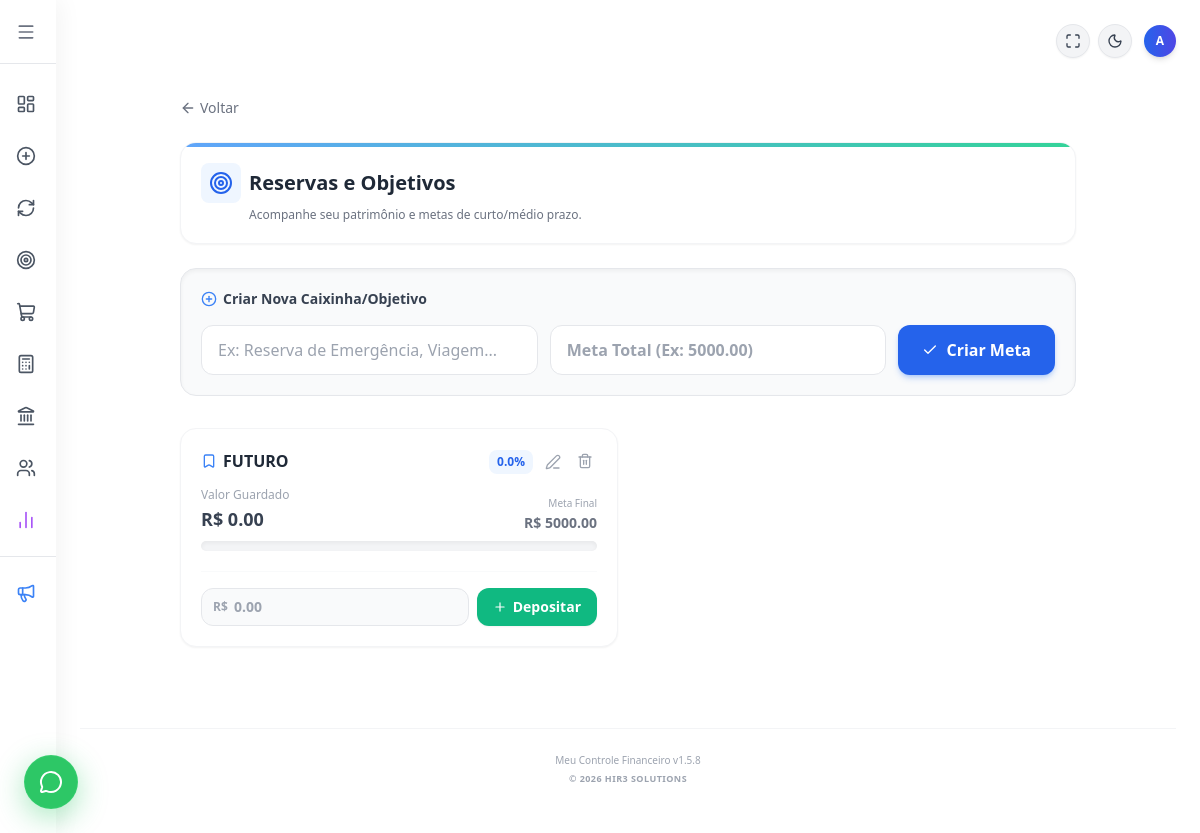
Page /reservas (signed in) on the committed database.
### tables this page shows
CREATE TABLE reservas (
            id INTEGER PRIMARY KEY AUTOINCREMENT,
            nome TEXT NOT NULL,
            meta REAL NOT NULL,
            guardado REAL DEFAULT 0
        , usuario_id INTEGER DEFAULT 1);

### flask_app.py (the view, shortened to what this page needs)
@app.route('/reservas', methods=['GET', 'POST'])
def reservas():
    if 'logado' not in session:
        return redirect(url_for('login'))
    user_id = session['user_id']
    conexao = sqlite3.connect('financas.db')
    conexao.row_factory = sqlite3.Row
    cursor = conexao.cursor()
    cursor.execute('SELECT * FROM reservas WHERE usuario_id = ? ORDER BY id DESC', (user_id,))
    lista_reservas = cursor.fetchall()
    conexao.close()
    return render_template('telas/reservas.html', reservas=lista_reservas)

### flask_app.py (called while the page is built)
@app.context_processor
def inject_global_vars():
    versao = "1.5.8"
    data_formatada = datetime.now().strftime('%B %Y').capitalize()
    return dict(
        versao_atual=versao,
        data_atual=data_formatada
    )

### templates/telas/reservas.html (shortened to what this page needs)
{% extends "base.html" %}
{% block content %}
<div class="max-w-4xl mx-auto mt-2 md:mt-4 px-3 md:px-0 pb-12">
    <a href="javascript:history.back()" class="flex items-center gap-1 text-gray-500 hover:text-blue-600 dark:text-gray-400 dark:hover:text-blue-400 mb-4 md:mb-6 transition-colors text-sm font-medium w-fit">
        <i data-lucide="arrow-left" class="w-4 h-4"></i>
        <span>Voltar </span>
    </a>
    <div class="flex flex-col md:flex-row justify-between items-start md:items-center gap-4 mb-5 md:mb-6 bg-white dark:bg-gray-800 p-4 md:p-5 rounded-2xl shadow-sm border border-gray-100 dark:border-gray-700 relative overflow-hidden">
        <div class="absolute top-0 left-0 w-full h-1 bg-gradient-to-r from-blue-400 to-emerald-400"></div>
        <div>
            <h2 class="text-lg md:text-xl font-black text-gray-800 dark:text-gray-100 flex items-center gap-2">
                <div class="p-1.5 md:p-2 bg-blue-50 dark:bg-blue-900/30 rounded-lg">
                    <i data-lucide="target" class="w-5 h-5 md:w-6 md:h-6 text-blue-600 dark:text-blue-400"></i>
                </div>
                Reservas e Objetivos
            </h2>
            <p class="text-[11px] md:text-xs font-medium text-gray-500 dark:text-gray-400 mt-1 ml-1 md:ml-12">Acompanhe seu patrimônio e metas de curto/médio prazo.</p>
        </div>
    </div>
    <div class="bg-gray-50 dark:bg-gray-900/50 p-4 md:p-5 rounded-2xl border border-gray-200 dark:border-gray-700 mb-6 md:mb-8 shadow-inner">
        <h3 class="text-xs md:text-sm font-bold mb-3 md:mb-4 text-gray-700 dark:text-gray-300 flex items-center gap-1.5">
            <i data-lucide="plus-circle" class="w-4 h-4 text-blue-500"></i> Criar Nova Caixinha/Objetivo
        </h3>
        <form action="/reservas" method="POST" class="flex flex-col md:flex-row gap-3">
            <div class="flex-1">
                <input type="text" name="nome" placeholder="Ex: Reserva de Emergência, Viagem..." required
                       class="w-full px-3 py-2 md:px-4 md:py-3 text-sm md:text-base bg-white dark:bg-gray-800 border border-gray-200 dark:border-gray-600 rounded-xl text-gray-800 dark:text-gray-100 focus:outline-none focus:ring-2 focus:ring-blue-500 transition-colors">
            </div>
            <div class="flex-1">
                <input type="number" step="0.01" name="meta" placeholder="Meta Total (Ex: 5000.00)" required
                       class="w-full px-3 py-2 md:px-4 md:py-3 text-sm md:text-base font-bold bg-white dark:bg-gray-800 border border-gray-200 dark:border-gray-600 rounded-xl text-gray-800 dark:text-gray-100 focus:outline-none focus:ring-2 focus:ring-blue-500 transition-colors">
            </div>
            <button type="submit" name="novo_objetivo" class="w-full md:w-auto bg-blue-600 text-white font-bold py-2.5 md:py-3 px-6 rounded-xl hover:bg-blue-700 transition-all shadow-md shadow-blue-500/30 whitespace-nowrap flex items-center justify-center gap-2 text-sm md:text-base">
                <i data-lucide="check" class="w-4 h-4"></i> Criar Meta
            </button>
        </form>
    </div>
    <div class="grid grid-cols-1 md:grid-cols-2 gap-4 md:gap-5">
        {% for reserva in reservas %}
            {% set porcentagem = 0 %}
            {% if reserva.meta > 0 %}
                {% set porcentagem = (reserva.guardado / reserva.meta * 100) | round(1) %}
            {% endif %}
            {% if porcentagem > 100 %}{% set porcentagem = 100 %}{% endif %}
            <div class="bg-white dark:bg-gray-800 p-4 md:p-5 rounded-2xl border border-gray-100 dark:border-gray-700 shadow-sm relative overflow-hidden group hover:border-blue-300 dark:hover:border-blue-700/50 transition-all">
                <div class="flex justify-between items-start mb-3">
                    <div class="pr-2 flex-1">
                        <h4 class="font-bold text-gray-800 dark:text-gray-100 text-sm md:text-base flex items-center gap-1.5 truncate" title="{{ reserva.nome }}">
                            <i data-lucide="bookmark" class="w-4 h-4 text-blue-500 shrink-0"></i> {{ reserva.nome }}
                        </h4>
                    </div>
                    <div class="flex items-center gap-2 shrink-0">
                        <span class="text-[10px] md:text-xs font-black px-2 py-1 {% if porcentagem == 100 %}bg-emerald-100 text-emerald-700 dark:bg-emerald-900/30 dark:text-emerald-400{% else %}bg-blue-50 text-blue-600 dark:bg-blue-900/30 dark:text-blue-400{% endif %} rounded-lg shrink-0">
                            {{ porcentagem }}%
                        </span>
                        <button type="button" onclick="abrirModalEditar('{{ reserva.id }}', '{{ reserva.nome }}', '{{ reserva.meta }}')" class="text-gray-400 hover:text-blue-500 transition-colors p-1" title="Editar">
                            <i data-lucide="edit-3" class="w-4 h-4"></i>
                        </button>
                        <form action="/excluir_reserva/{{ reserva.id }}" method="POST" class="m-0 p-0 inline-block" onsubmit="return confirm('Tem certeza que deseja excluir esta meta? O valor guardado desaparecerá do painel.');">
                            <button type="submit" class="text-gray-400 hover:text-red-500 transition-colors p-1" title="Excluir">
                                <i data-lucide="trash-2" class="w-4 h-4"></i>
                            </button>
                        </form>
                    </div>
                </div>
                <div class="flex justify-between items-end mb-2">
                    <div>
                        <p class="text-[10px] md:text-xs text-gray-400 dark:text-gray-500 font-medium mb-0.5">Valor Guardado</p>
                        <p class="text-sm md:text-lg font-black text-gray-700 dark:text-gray-200">
                            R$ {{ "%.2f"|format(reserva.guardado) }}
                        </p>
                    </div>
                    <div class="text-right">
                        <p class="text-[9px] md:text-[10px] text-gray-400 dark:text-gray-500 font-medium mb-0.5">Meta Final</p>
                        <p class="text-xs md:text-sm font-bold text-gray-500 dark:text-gray-400">
                            R$ {{ "%.2f"|format(reserva.meta) }}
                        </p>
                    </div>
                </div>
                <div class="w-full bg-gray-100 dark:bg-gray-900 rounded-full h-2 md:h-2.5 mb-4 md:mb-5 overflow-hidden shadow-inner">
                </div>
                <div class="pt-3 md:pt-4 border-t border-gray-50 dark:border-gray-700/50">
                    <form action="/reservas" method="POST" class="flex gap-2">
                        <div class="relative flex-1">
                            <div class="absolute inset-y-0 left-0 pl-3 flex items-center pointer-events-none">
                                <span class="text-gray-400 text-xs font-bold">R$</span>
                            </div>
                            <input type="number" step="0.01" name="valor_adicionar" placeholder="0.00" required
                                   class="w-full pl-8 pr-3 py-2 text-xs md:text-sm font-bold bg-gray-50 dark:bg-gray-900 border border-gray-200 dark:border-gray-700 rounded-xl text-gray-800 dark:text-gray-100 focus:outline-none focus:ring-2 focus:ring-emerald-500 transition-colors">
                        </div>
                        <button type="submit" name="adicionar_saldo" class="bg-emerald-500 hover:bg-emerald-600 text-white font-bold py-2 px-3 md:px-4 rounded-xl transition-all shadow-sm text-xs md:text-sm whitespace-nowrap flex items-center gap-1.5 focus:ring-2 focus:ring-emerald-500 focus:ring-offset-1">
                            <i data-lucide="plus" class="w-3.5 h-3.5"></i> <span class="hidden md:inline">Depositar</span>
                        </button>
                    </form>
                </div>
            </div>
        {% endfor %}
    </div>
</div>
{% endblock %}

### rows in the picture
reservas: nome "FUTURO", guardado "0.0", guardado "0.00", meta "5000.00"

### other values in the picture
{{ session.get('usuario', 'U')[:1].upper() }} "A"
{{ versao_atual }} "1.5.8"
